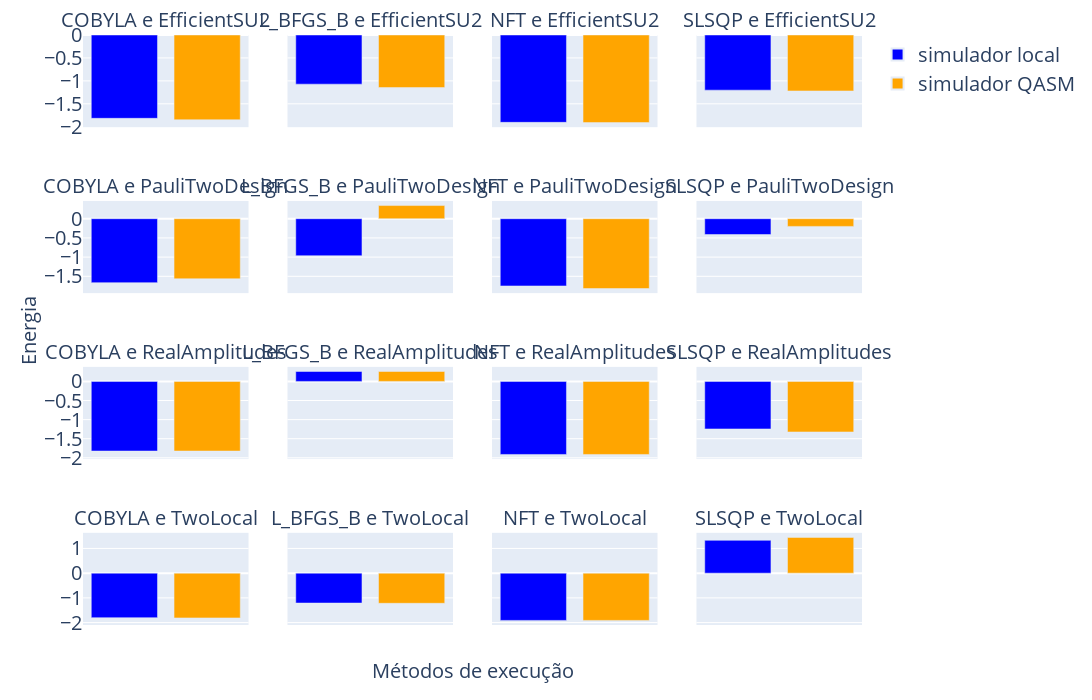

The notebook cell saved with this chart:
### Code cell
copia_resultados_vqe_4 = resultados_vqe_4.copy()

combinacoes = [f"{otimizador} e {ansatz}" for otimizador, ansatz in copia_resultados_vqe_4.index.unique()]
cores = {'valor_otimo_encontrado': 'blue', 'valor_otimo_encontrado_simulador': 'orange', 'valor_otimo_encontrado_computador_quantico':'cyan'}
nomes = {'valor_otimo_encontrado': 'simulador local', 'valor_otimo_encontrado_simulador': 'simulador QASM', 'valor_otimo_encontrado_computador_quantico':'IBM Brisbane'}
cols_appeared = []

fig = make_subplots(rows=4, cols=4, subplot_titles=combinacoes, 
                    x_title='Métodos de execução', y_title='Energia', 
                    shared_xaxes=True, shared_yaxes=True)

for i, (otimizador, ansatz) in enumerate(copia_resultados_vqe_4.index.unique()):

    df_subset = copia_resultados_vqe_4.loc[
        (copia_resultados_vqe_4.index.get_level_values(0) == otimizador) &
        (copia_resultados_vqe_4.index.get_level_values(1) == ansatz)
    ]

    valores = df_subset[['valor_otimo_encontrado', 'valor_otimo_encontrado_simulador']]

    for idx, col in enumerate(valores.columns):
        nome_fig = f'{otimizador}-{ansatz}-{col}'
        legenda_bool = False

        if not col in cols_appeared:
            nome_fig = f'{nomes[col]}'
            legenda_bool = True
        
        fig.add_trace(
            go.Bar(x=[col], 
                    y=[valores[col].values[0]],
                    name=nome_fig,
                    marker_color=cores[col],
                    showlegend=legenda_bool),
            row=(i // 4) + 1,
            col=(i % 4) + 1
        )
        cols_appeared.append(col)

        fig.update_xaxes(showticklabels=False, title_text='', row=(i // 4) + 1, col=(i % 4) + 1)

fig.update_layout(
                  showlegend=True,
                  xaxis_title='',
                  yaxis_title='',
                  width = 2200,
                  height = 700,
                  font = dict(size=20),
                  legend_itemsizing="constant",
                  margin = dict(l=35, r=35, t=35, b=75),
                  )

fig.update_annotations(font_size=20)

nome_figura = f"figuras_dados/vqe_4_comparacao_valor_metodos_mesmo_y.png"
fig.write_image(nome_figura, width=2200, height=700)

fig.show()

### Figure 1 — Plotly figure (JSON) as saved in the notebook; plotly's stock layout.template omitted (floating-point values rounded to 4 significant figures)
{"data": [{"marker": {"color": "blue"}, "name": "simulador local", "showlegend": true, "type": "bar", "x": ["valor_otimo_encontrado"], "xaxis": "x", "y": [-1.817], "yaxis": "y"}, {"marker": {"color": "orange"}, "name": "simulador QASM", "showlegend": true, "type": "bar", "x": ["valor_otimo_encontrado_simulador"], "xaxis": "x", "y": [-1.848], "yaxis": "y"}, {"marker": {"color": "blue"}, "name": "L_BFGS_B-EfficientSU2-valor_otimo_encontrado", "showlegend": false, "type": "bar", "x": ["valor_otimo_encontrado"], "xaxis": "x2", "y": [-1.072], "yaxis": "y2"}, {"marker": {"color": "orange"}, "name": "L_BFGS_B-EfficientSU2-valor_otimo_encontrado_simulador", "showlegend": false, "type": "bar", "x": ["valor_otimo_encontrado_simulador"], "xaxis": "x2", "y": [-1.146], "yaxis": "y2"}, {"marker": {"color": "blue"}, "name": "NFT-EfficientSU2-valor_otimo_encontrado", "showlegend": false, "type": "bar", "x": ["valor_otimo_encontrado"], "xaxis": "x3", "y": [-1.904], "yaxis": "y3"}, {"marker": {"color": "orange"}, "name": "NFT-EfficientSU2-valor_otimo_encontrado_simulador", "showlegend": false, "type": "bar", "x": ["valor_otimo_encontrado_simulador"], "xaxis": "x3", "y": [-1.91], "yaxis": "y3"}, {"marker": {"color": "blue"}, "name": "SLSQP-EfficientSU2-valor_otimo_encontrado", "showlegend": false, "type": "bar", "x": ["valor_otimo_encontrado"], "xaxis": "x4", "y": [-1.202], "yaxis": "y4"}, {"marker": {"color": "orange"}, "name": "SLSQP-EfficientSU2-valor_otimo_encontrado_simulador", "showlegend": false, "type": "bar", "x": ["valor_otimo_encontrado_simulador"], "xaxis": "x4", "y": [-1.22], "yaxis": "y4"}, {"marker": {"color": "blue"}, "name": "COBYLA-PauliTwoDesign-valor_otimo_encontrado", "showlegend": false, "type": "bar", "x": ["valor_otimo_encontrado"], "xaxis": "x5", "y": [-1.665], "yaxis": "y5"}, {"marker": {"color": "orange"}, "name": "COBYLA-PauliTwoDesign-valor_otimo_encontrado_simulador", "showlegend": false, "type": "bar", "x": ["valor_otimo_encontrado_simulador"], "xaxis": "x5", "y": [-1.563], "yaxis": "y5"}, {"marker": {"color": "blue"}, "name": "L_BFGS_B-PauliTwoDesign-valor_otimo_encontrado", "showlegend": false, "type": "bar", "x": ["valor_otimo_encontrado"], "xaxis": "x6", "y": [-0.963], "yaxis": "y6"}, {"marker": {"color": "orange"}, "name": "L_BFGS_B-PauliTwoDesign-valor_otimo_encontrado_simulador", "showlegend": false, "type": "bar", "x": ["valor_otimo_encontrado_simulador"], "xaxis": "x6", "y": [0.3425], "yaxis": "y6"}, {"marker": {"color": "blue"}, "name": "NFT-PauliTwoDesign-valor_otimo_encontrado", "showlegend": false, "type": "bar", "x": ["valor_otimo_encontrado"], "xaxis": "x7", "y": [-1.75], "yaxis": "y7"}, {"marker": {"color": "orange"}, "name": "NFT-PauliTwoDesign-valor_otimo_encontrado_simulador", "showlegend": false, "type": "bar", "x": ["valor_otimo_encontrado_simulador"], "xaxis": "x7", "y": [-1.817], "yaxis": "y7"}, {"marker": {"color": "blue"}, "name": "SLSQP-PauliTwoDesign-valor_otimo_encontrado", "showlegend": false, "type": "bar", "x": ["valor_otimo_encontrado"], "xaxis": "x8", "y": [-0.4113], "yaxis": "y8"}, {"marker": {"color": "orange"}, "name": "SLSQP-PauliTwoDesign-valor_otimo_encontrado_simulador", "showlegend": false, "type": "bar", "x": ["valor_otimo_encontrado_simulador"], "xaxis": "x8", "y": [-0.2004], "yaxis": "y8"}, {"marker": {"color": "blue"}, "name": "COBYLA-RealAmplitudes-valor_otimo_encontrado", "showlegend": false, "type": "bar", "x": ["valor_otimo_encontrado"], "xaxis": "x9", "y": [-1.822], "yaxis": "y9"}, {"marker": {"color": "orange"}, "name": "COBYLA-RealAmplitudes-valor_otimo_encontrado_simulador", "showlegend": false, "type": "bar", "x": ["valor_otimo_encontrado_simulador"], "xaxis": "x9", "y": [-1.823], "yaxis": "y9"}, {"marker": {"color": "blue"}, "name": "L_BFGS_B-RealAmplitudes-valor_otimo_encontrado", "showlegend": false, "type": "bar", "x": ["valor_otimo_encontrado"], "xaxis": "x10", "y": [0.2597], "yaxis": "y10"}, {"marker": {"color": "orange"}, "name": "L_BFGS_B-RealAmplitudes-valor_otimo_encontrado_simulador", "showlegend": false, "type": "bar", "x": ["valor_otimo_encontrado_simulador"], "xaxis": "x10", "y": [0.2597], "yaxis": "y10"}, {"marker": {"color": "blue"}, "name": "NFT-RealAmplitudes-valor_otimo_encontrado", "showlegend": false, "type": "bar", "x": ["valor_otimo_encontrado"], "xaxis": "x11", "y": [-1.912], "yaxis": "y11"}, {"marker": {"color": "orange"}, "name": "NFT-RealAmplitudes-valor_otimo_encontrado_simulador", "showlegend": false, "type": "bar", "x": ["valor_otimo_encontrado_simulador"], "xaxis": "x11", "y": [-1.912], "yaxis": "y11"}, {"marker": {"color": "blue"}, "name": "SLSQP-RealAmplitudes-valor_otimo_encontrado", "showlegend": false, "type": "bar", "x": ["valor_otimo_encontrado"], "xaxis": "x12", "y": [-1.245], "yaxis": "y12"}, {"marker": {"color": "orange"}, "name": "SLSQP-RealAmplitudes-valor_otimo_encontrado_simulador", "showlegend": false, "type": "bar", "x": ["valor_otimo_encontrado_simulador"], "xaxis": "x12", "y": [-1.323], "yaxis": "y12"}, {"marker": {"color": "blue"}, "name": "COBYLA-TwoLocal-valor_otimo_encontrado", "showlegend": false, "type": "bar", "x": ["valor_otimo_encontrado"], "xaxis": "x13", "y": [-1.801], "yaxis": "y13"}, {"marker": {"color": "orange"}, "name": "COBYLA-TwoLocal-valor_otimo_encontrado_simulador", "showlegend": false, "type": "bar", "x": ["valor_otimo_encontrado_simulador"], "xaxis": "x13", "y": [-1.81], "yaxis": "y13"}, {"marker": {"color": "blue"}, "name": "L_BFGS_B-TwoLocal-valor_otimo_encontrado", "showlegend": false, "type": "bar", "x": ["valor_otimo_encontrado"], "xaxis": "x14", "y": [-1.209], "yaxis": "y14"}, {"marker": {"color": "orange"}, "name": "L_BFGS_B-TwoLocal-valor_otimo_encontrado_simulador", "showlegend": false, "type": "bar", "x": ["valor_otimo_encontrado_simulador"], "xaxis": "x14", "y": [-1.219], "yaxis": "y14"}, {"marker": {"color": "blue"}, "name": "NFT-TwoLocal-valor_otimo_encontrado", "showlegend": false, "type": "bar", "x": ["valor_otimo_encontrado"], "xaxis": "x15", "y": [-1.911], "yaxis": "y15"}, {"marker": {"color": "orange"}, "name": "NFT-TwoLocal-valor_otimo_encontrado_simulador", "showlegend": false, "type": "bar", "x": ["valor_otimo_encontrado_simulador"], "xaxis": "x15", "y": [-1.911], "yaxis": "y15"}, {"marker": {"color": "blue"}, "name": "SLSQP-TwoLocal-valor_otimo_encontrado", "showlegend": false, "type": "bar", "x": ["valor_otimo_encontrado"], "xaxis": "x16", "y": [1.327], "yaxis": "y16"}, {"marker": {"color": "orange"}, "name": "SLSQP-TwoLocal-valor_otimo_encontrado_simulador", "showlegend": false, "type": "bar", "x": ["valor_otimo_encontrado_simulador"], "xaxis": "x16", "y": [1.445], "yaxis": "y16"}], "layout": {"annotations": [{"font": {"size": 20}, "showarrow": false, "text": "COBYLA e EfficientSU2", "x": 0.1062, "xanchor": "center", "xref": "paper", "y": 1, "yanchor": "bottom", "yref": "paper"}, {"font": {"size": 20}, "showarrow": false, "text": "L_BFGS_B e EfficientSU2", "x": 0.3688, "xanchor": "center", "xref": "paper", "y": 1, "yanchor": "bottom", "yref": "paper"}, {"font": {"size": 20}, "showarrow": false, "text": "NFT e EfficientSU2", "x": 0.6313, "xanchor": "center", "xref": "paper", "y": 1, "yanchor": "bottom", "yref": "paper"}, {"font": {"size": 20}, "showarrow": false, "text": "SLSQP e EfficientSU2", "x": 0.8938, "xanchor": "center", "xref": "paper", "y": 1, "yanchor": "bottom", "yref": "paper"}, {"font": {"size": 20}, "showarrow": false, "text": "COBYLA e PauliTwoDesign", "x": 0.1062, "xanchor": "center", "xref": "paper", "y": 0.7188, "yanchor": "bottom", "yref": "paper"}, {"font": {"size": 20}, "showarrow": false, "text": "L_BFGS_B e PauliTwoDesign", "x": 0.3688, "xanchor": "center", "xref": "paper", "y": 0.7188, "yanchor": "bottom", "yref": "paper"}, {"font": {"size": 20}, "showarrow": false, "text": "NFT e PauliTwoDesign", "x": 0.6313, "xanchor": "center", "xref": "paper", "y": 0.7188, "yanchor": "bottom", "yref": "paper"}, {"font": {"size": 20}, "showarrow": false, "text": "SLSQP e PauliTwoDesign", "x": 0.8938, "xanchor": "center", "xref": "paper", "y": 0.7188, "yanchor": "bottom", "yref": "paper"}, {"font": {"size": 20}, "showarrow": false, "text": "COBYLA e RealAmplitudes", "x": 0.1062, "xanchor": "center", "xref": "paper", "y": 0.4375, "yanchor": "bottom", "yref": "paper"}, {"font": {"size": 20}, "showarrow": false, "text": "L_BFGS_B e RealAmplitudes", "x": 0.3688, "xanchor": "center", "xref": "paper", "y": 0.4375, "yanchor": "bottom", "yref": "paper"}, {"font": {"size": 20}, "showarrow": false, "text": "NFT e RealAmplitudes", "x": 0.6313, "xanchor": "center", "xref": "paper", "y": 0.4375, "yanchor": "bottom", "yref": "paper"}, {"font": {"size": 20}, "showarrow": false, "text": "SLSQP e RealAmplitudes", "x": 0.8938, "xanchor": "center", "xref": "paper", "y": 0.4375, "yanchor": "bottom", "yref": "paper"}, {"font": {"size": 20}, "showarrow": false, "text": "COBYLA e TwoLocal", "x": 0.1062, "xanchor": "center", "xref": "paper", "y": 0.1562, "yanchor": "bottom", "yref": "paper"}, {"font": {"size": 20}, "showarrow": false, "text": "L_BFGS_B e TwoLocal", "x": 0.3688, "xanchor": "center", "xref": "paper", "y": 0.1562, "yanchor": "bottom", "yref": "paper"}, {"font": {"size": 20}, "showarrow": false, "text": "NFT e TwoLocal", "x": 0.6313, "xanchor": "center", "xref": "paper", "y": 0.1562, "yanchor": "bottom", "yref": "paper"}, {"font": {"size": 20}, "showarrow": false, "text": "SLSQP e TwoLocal", "x": 0.8938, "xanchor": "center", "xref": "paper", "y": 0.1562, "yanchor": "bottom", "yref": "paper"}, {"font": {"size": 20}, "showarrow": false, "text": "Métodos de execução", "x": 0.5, "xanchor": "center", "xref": "paper", "y": 0, "yanchor": "top", "yref": "paper", "yshift": -30}, {"font": {"size": 20}, "showarrow": false, "text": "Energia", "textangle": -90, "x": 0, "xanchor": "right", "xref": "paper", "xshift": -40, "y": 0.5, "yanchor": "middle", "yref": "paper"}], "font": {"size": 20}, "height": 700, "legend": {"itemsizing": "constant"}, "margin": {"b": 75, "l": 35, "r": 35, "t": 35}, "showlegend": true, "width": 2200, "xaxis": {"anchor": "y", "domain": [0, 0.2125], "matches": "x13", "showticklabels": false, "title": {"text": ""}}, "xaxis10": {"anchor": "y10", "domain": [0.2625, 0.475], "matches": "x14", "showticklabels": false, "title": {"text": ""}}, "xaxis11": {"anchor": "y11", "domain": [0.525, 0.7375], "matches": "x15", "showticklabels": false, "title": {"text": ""}}, "xaxis12": {"anchor": "y12", "domain": [0.7875, 1], "matches": "x16", "showticklabels": false, "title": {"text": ""}}, "xaxis13": {"anchor": "y13", "domain": [0, 0.2125], "showticklabels": false, "title": {"text": ""}}, "xaxis14": {"anchor": "y14", "domain": [0.2625, 0.475], "showticklabels": false, "title": {"text": ""}}, "xaxis15": {"anchor": "y15", "domain": [0.525, 0.7375], "showticklabels": false, "title": {"text": ""}}, "xaxis16": {"anchor": "y16", "domain": [0.7875, 1], "showticklabels": false, "title": {"text": ""}}, "xaxis2": {"anchor": "y2", "domain": [0.2625, 0.475], "matches": "x14", "showticklabels": false, "title": {"text": ""}}, "xaxis3": {"anchor": "y3", "domain": [0.525, 0.7375], "matches": "x15", "showticklabels": false, "title": {"text": ""}}, "xaxis4": {"anchor": "y4", "domain": [0.7875, 1], "matches": "x16", "showticklabels": false, "title": {"text": ""}}, "xaxis5": {"anchor": "y5", "domain": [0, 0.2125], "matches": "x13", "showticklabels": false, "title": {"text": ""}}, "xaxis6": {"anchor": "y6", "domain": [0.2625, 0.475], "matches": "x14", "showticklabels": false, "title": {"text": ""}}, "xaxis7": {"anchor": "y7", "domain": [0.525, 0.7375], "matches": "x15", "showticklabels": false, "title": {"text": ""}}, "xaxis8": {"anchor": "y8", "domain": [0.7875, 1], "matches": "x16", "showticklabels": false, "title": {"text": ""}}, "xaxis9": {"anchor": "y9", "domain": [0, 0.2125], "matches": "x13", "showticklabels": false, "title": {"text": ""}}, "yaxis": {"anchor": "x", "domain": [0.8438, 1], "title": {"text": ""}}, "yaxis10": {"anchor": "x10", "domain": [0.2812, 0.4375], "matches": "y9", "showticklabels": false}, "yaxis11": {"anchor": "x11", "domain": [0.2812, 0.4375], "matches": "y9", "showticklabels": false}, "yaxis12": {"anchor": "x12", "domain": [0.2812, 0.4375], "matches": "y9", "showticklabels": false}, "yaxis13": {"anchor": "x13", "domain": [0, 0.1562]}, "yaxis14": {"anchor": "x14", "domain": [0, 0.1562], "matches": "y13", "showticklabels": false}, "yaxis15": {"anchor": "x15", "domain": [0, 0.1562], "matches": "y13", "showticklabels": false}, "yaxis16": {"anchor": "x16", "domain": [0, 0.1562], "matches": "y13", "showticklabels": false}, "yaxis2": {"anchor": "x2", "domain": [0.8438, 1], "matches": "y", "showticklabels": false}, "yaxis3": {"anchor": "x3", "domain": [0.8438, 1], "matches": "y", "showticklabels": false}, "yaxis4": {"anchor": "x4", "domain": [0.8438, 1], "matches": "y", "showticklabels": false}, "yaxis5": {"anchor": "x5", "domain": [0.5625, 0.7188]}, "yaxis6": {"anchor": "x6", "domain": [0.5625, 0.7188], "matches": "y5", "showticklabels": false}, "yaxis7": {"anchor": "x7", "domain": [0.5625, 0.7188], "matches": "y5", "showticklabels": false}, "yaxis8": {"anchor": "x8", "domain": [0.5625, 0.7188], "matches": "y5", "showticklabels": false}, "yaxis9": {"anchor": "x9", "domain": [0.2812, 0.4375]}}}
